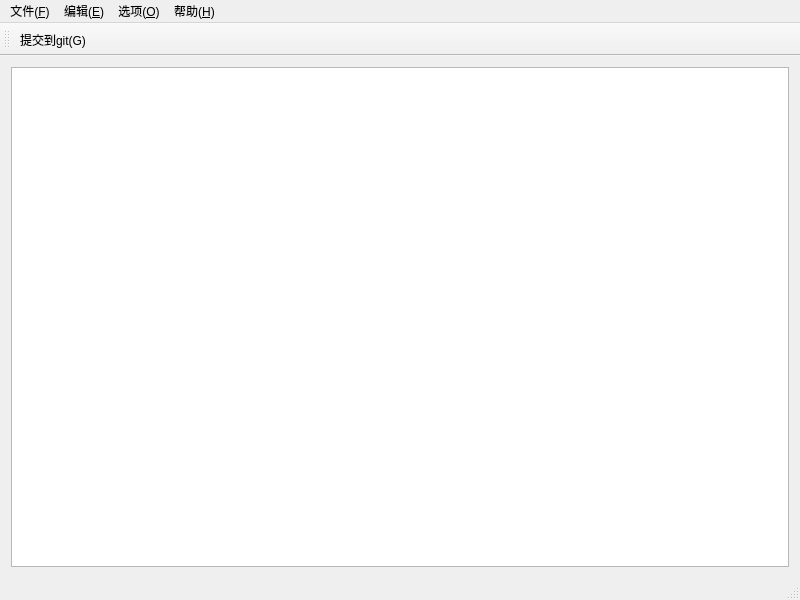
<?xml version="1.0" encoding="UTF-8"?>
<ui version="4.0">
 <class>MainWindow</class>
 <widget class="QMainWindow" name="MainWindow">
  <property name="geometry">
   <rect>
    <x>0</x>
    <y>0</y>
    <width>800</width>
    <height>600</height>
   </rect>
  </property>
  <property name="windowTitle">
   <string>MainWindow</string>
  </property>
  <widget class="QWidget" name="centralWidget">
   <layout class="QGridLayout" name="gridLayout">
    <item row="0" column="0">
     <widget class="QTextEdit" name="textEdit"/>
    </item>
   </layout>
  </widget>
  <widget class="QStatusBar" name="statusBar"/>
  <widget class="QToolBar" name="toolBar">
   <property name="windowTitle">
    <string>toolBar</string>
   </property>
   <attribute name="toolBarArea">
    <enum>TopToolBarArea</enum>
   </attribute>
   <attribute name="toolBarBreak">
    <bool>false</bool>
   </attribute>
   <addaction name="action_Commit"/>
  </widget>
  <widget class="QMenuBar" name="menuBar">
   <property name="geometry">
    <rect>
     <x>0</x>
     <y>0</y>
     <width>800</width>
     <height>26</height>
    </rect>
   </property>
   <widget class="QMenu" name="menu_F">
    <property name="title">
     <string>文件(&amp;F)</string>
    </property>
    <addaction name="action_New"/>
    <addaction name="action_Open"/>
    <addaction name="action_Close"/>
    <addaction name="action_Save"/>
    <addaction name="action_SaveAs"/>
    <addaction name="action_Exit"/>
   </widget>
   <widget class="QMenu" name="menu">
    <property name="title">
     <string>编辑(&amp;E)</string>
    </property>
    <addaction name="action_Undo"/>
    <addaction name="action_Cut"/>
    <addaction name="action_Copy"/>
    <addaction name="action_Paste"/>
    <addaction name="action_Find"/>
   </widget>
   <widget class="QMenu" name="menu_2">
    <property name="title">
     <string>帮助(&amp;H)</string>
    </property>
    <addaction name="action_About"/>
    <addaction name="action"/>
   </widget>
   <widget class="QMenu" name="menu_A">
    <property name="title">
     <string>选项(&amp;O)</string>
    </property>
    <addaction name="action_Commit"/>
    <addaction name="action_Settings"/>
   </widget>
   <addaction name="menu_F"/>
   <addaction name="menu"/>
   <addaction name="menu_A"/>
   <addaction name="menu_2"/>
  </widget>
  <action name="action_New">
   <property name="icon">
    <iconset>
     <normaloff>:/myimages/source/icon.png</normaloff>:/myimages/source/icon.png</iconset>
   </property>
   <property name="text">
    <string>新建(&amp;N)</string>
   </property>
   <property name="shortcut">
    <string>Ctrl+N</string>
   </property>
  </action>
  <action name="action_Close">
   <property name="text">
    <string>关闭(&amp;C)</string>
   </property>
   <property name="shortcut">
    <string>Ctrl+Shift+C</string>
   </property>
  </action>
  <action name="action_Save">
   <property name="text">
    <string>保存(&amp;S)</string>
   </property>
   <property name="shortcut">
    <string>Ctrl+S</string>
   </property>
  </action>
  <action name="action_SaveAs">
   <property name="text">
    <string>另存为(&amp;A)</string>
   </property>
   <property name="shortcut">
    <string>Ctrl+Shift+A</string>
   </property>
  </action>
  <action name="action_Exit">
   <property name="text">
    <string>退出(&amp;X)</string>
   </property>
   <property name="shortcut">
    <string>Ctrl+Shift+X</string>
   </property>
  </action>
  <action name="action_Undo">
   <property name="text">
    <string>撤销(&amp;Z)</string>
   </property>
   <property name="shortcut">
    <string>Ctrl+Z</string>
   </property>
  </action>
  <action name="action_Cut">
   <property name="text">
    <string>剪切(&amp;X)</string>
   </property>
   <property name="shortcut">
    <string>Ctrl+X</string>
   </property>
  </action>
  <action name="action_Copy">
   <property name="text">
    <string>复制(&amp;C)</string>
   </property>
   <property name="shortcut">
    <string>Ctrl+C</string>
   </property>
  </action>
  <action name="action_Paste">
   <property name="text">
    <string>粘贴(&amp;V)</string>
   </property>
   <property name="shortcut">
    <string>Ctrl+V</string>
   </property>
  </action>
  <action name="action_Find">
   <property name="text">
    <string>查找(&amp;F)</string>
   </property>
   <property name="shortcut">
    <string>Ctrl+F</string>
   </property>
  </action>
  <action name="action_About">
   <property name="text">
    <string>相关说明(&amp;D)</string>
   </property>
   <property name="shortcut">
    <string>Ctrl+Shift+D</string>
   </property>
  </action>
  <action name="action_Open">
   <property name="text">
    <string>打开(&amp;O)</string>
   </property>
   <property name="shortcut">
    <string>Ctrl+O</string>
   </property>
  </action>
  <action name="action_Commit">
   <property name="icon">
    <iconset resource="source/source.qrc">
     <normaloff>:/icon/myicon.ico</normaloff>:/icon/myicon.ico</iconset>
   </property>
   <property name="text">
    <string>提交到git(&amp;G)</string>
   </property>
   <property name="statusTip">
    <string>提交到git</string>
   </property>
   <property name="shortcut">
    <string>Ctrl+Shift+C</string>
   </property>
  </action>
  <action name="action_Settings">
   <property name="text">
    <string>设置(&amp;S)</string>
   </property>
   <property name="shortcut">
    <string>Ctrl+Shift+S</string>
   </property>
  </action>
  <action name="action">
   <property name="text">
    <string>检查更新(&amp;U)</string>
   </property>
   <property name="shortcut">
    <string>Ctrl+Shift+U</string>
   </property>
  </action>
 </widget>
 <layoutdefault spacing="6" margin="11"/>
 <resources>
  <include location="source/source.qrc"/>
 </resources>
 <connections/>
</ui>
